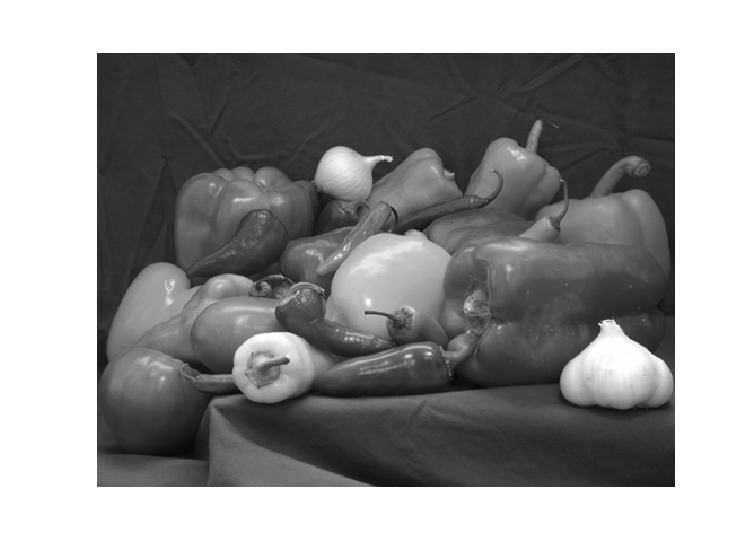
%> input picture Trabajos_Sistemas_lineales/LAB03_IMAGENES_AUD_VID/Imagen/pepper_Gris.png, 746 x 560 px
$ octave img_distor.m   (GNU Octave 9; MATLAB toolbox functions it lacks are replaced by stand-ins)
%> lines starting %> are read from the running program, lines starting %| are printed output that depends on the picture

Im = imread('pepper_Gris.png');
%> Im is the input picture: size 560x746x3 uint8; min 8, max 255, mean 150.9

J = imnoise(Im,'gaussian',0.1);
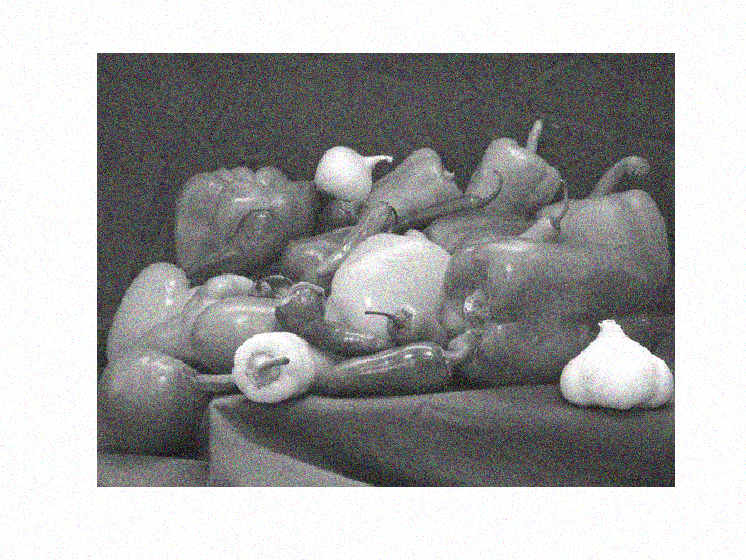
%> J: size 560x746x3 uint8; mean R, G, B 165.1, 165.2, 165.1
J2 = imnoise(Im,'gaussian',0.2);
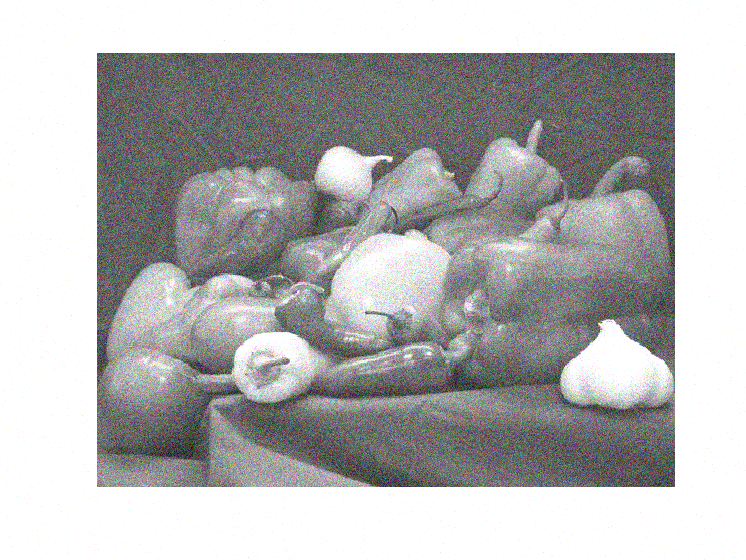
%> J2: size 560x746x3 uint8; mean R, G, B 180.8, 180.9, 180.8
J3 = imnoise(Im,'gaussian',0,0.3);
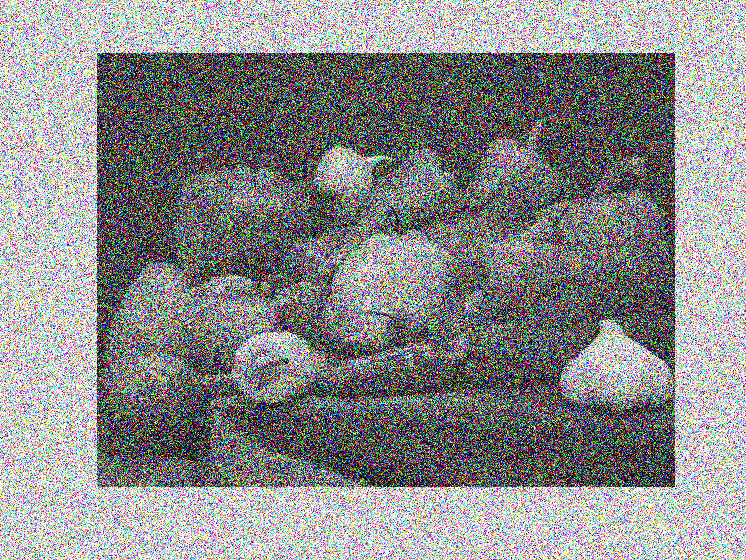
%> J3: size 560x746x3 uint8; mean R, G, B 139.9, 140.1, 140.2

figure()
imshow(J)
figure()
imshow(J2)
figure()
imshow(J3)

$ run again, with Trabajos_Sistemas_lineales/LAB03_IMAGENES_AUD_VID/Imagen/Color_Azul.png copied over Trabajos_Sistemas_lineales/LAB03_IMAGENES_AUD_VID/Imagen/pepper_Gris.png
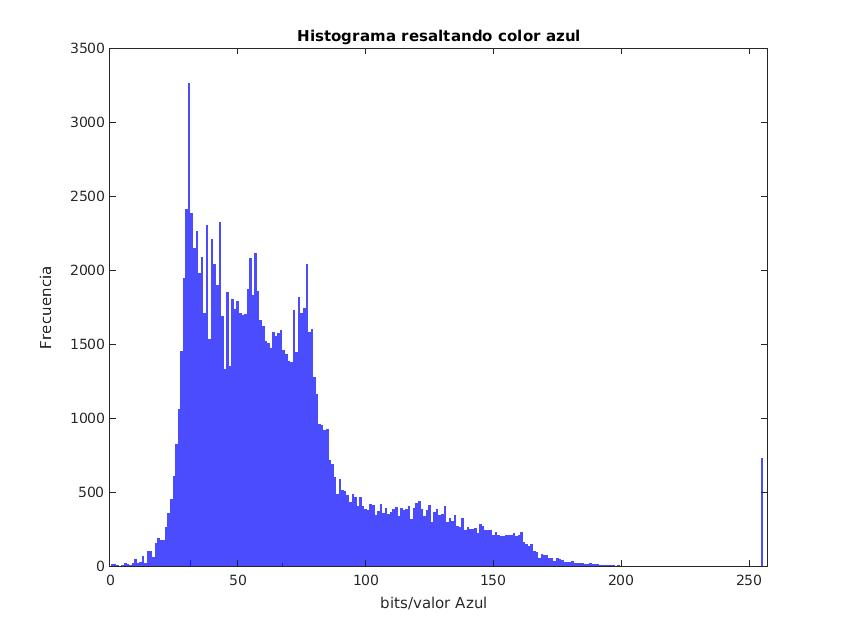
%> input picture Trabajos_Sistemas_lineales/LAB03_IMAGENES_AUD_VID/Imagen/Color_Azul.png, 848 x 636 px
%> Im is the input picture: size 636x848x3 uint8; mean R, G, B 235.7, 235.8, 251.9
%> `J2 = imnoise(Im,'gaussian',0.2);`:
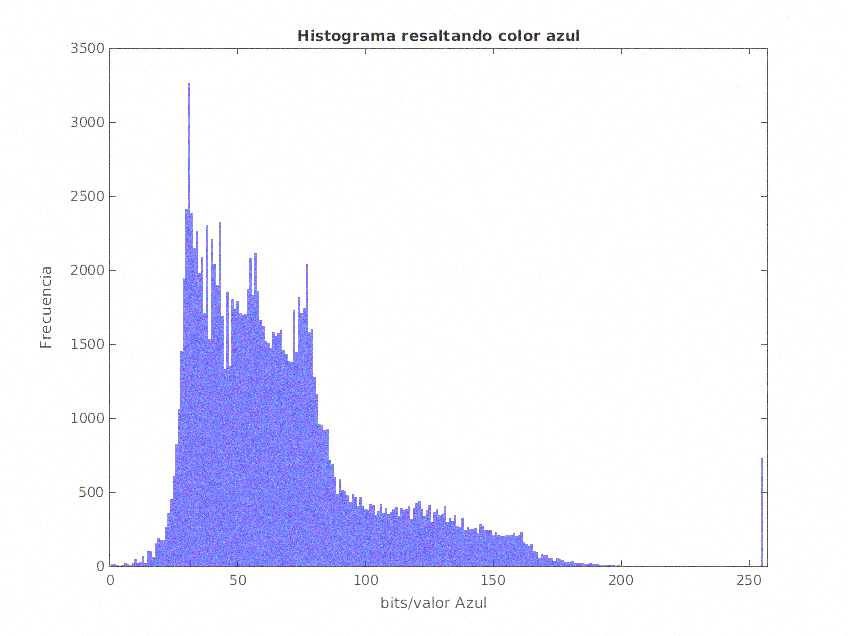
%> J2: size 636x848x3 uint8; mean R, G, B 241.1, 241.2, 253
%> `J3 = imnoise(Im,'gaussian',0,0.3);`:
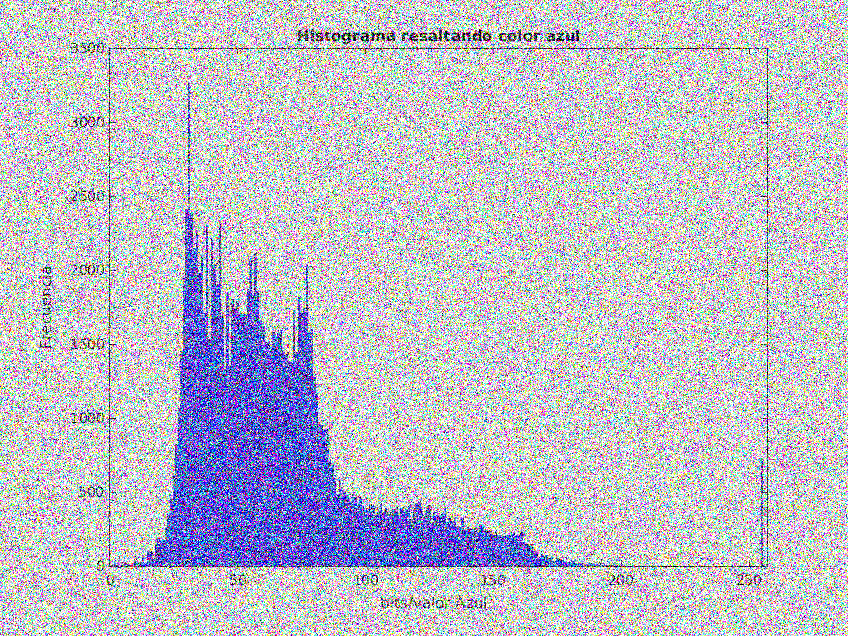
%> J3: size 636x848x3 uint8; mean R, G, B 189.9, 189.7, 199.4

$ run again, with Trabajos_Sistemas_lineales/LAB03_IMAGENES_AUD_VID/Imagen/Color_Verde.png copied over Trabajos_Sistemas_lineales/LAB03_IMAGENES_AUD_VID/Imagen/pepper_Gris.png
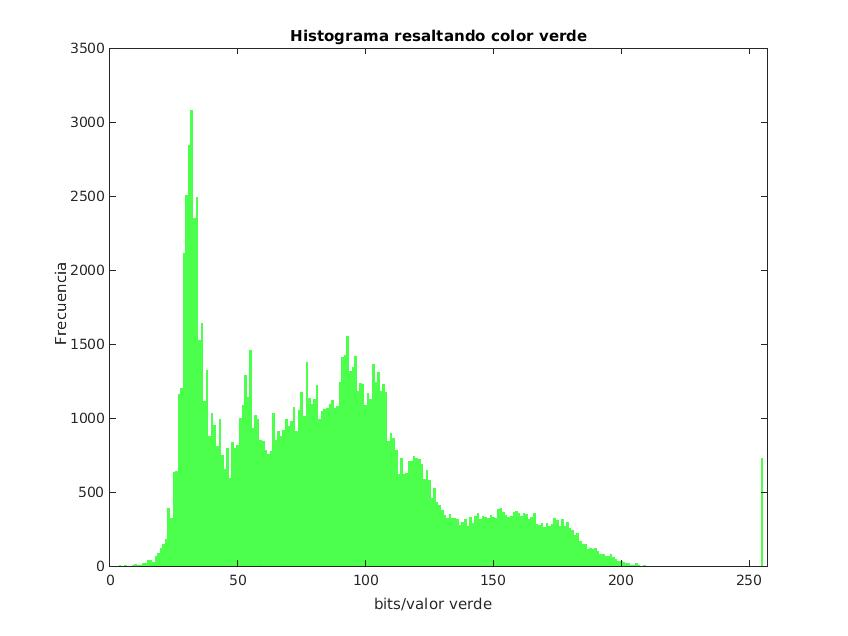
%> input picture Trabajos_Sistemas_lineales/LAB03_IMAGENES_AUD_VID/Imagen/Color_Verde.png, 848 x 636 px
%> Im is the input picture: size 636x848x3 uint8; mean R, G, B 235.7, 252.3, 235.8
%> `J2 = imnoise(Im,'gaussian',0.2);`:
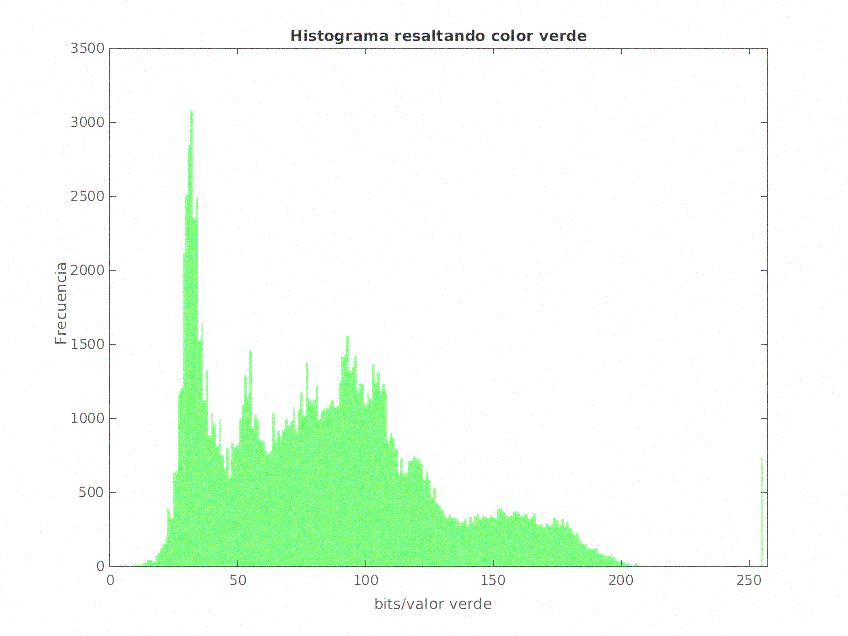
%> J2: size 636x848x3 uint8; mean R, G, B 241.3, 253.1, 241.5
%> `J3 = imnoise(Im,'gaussian',0,0.3);`:
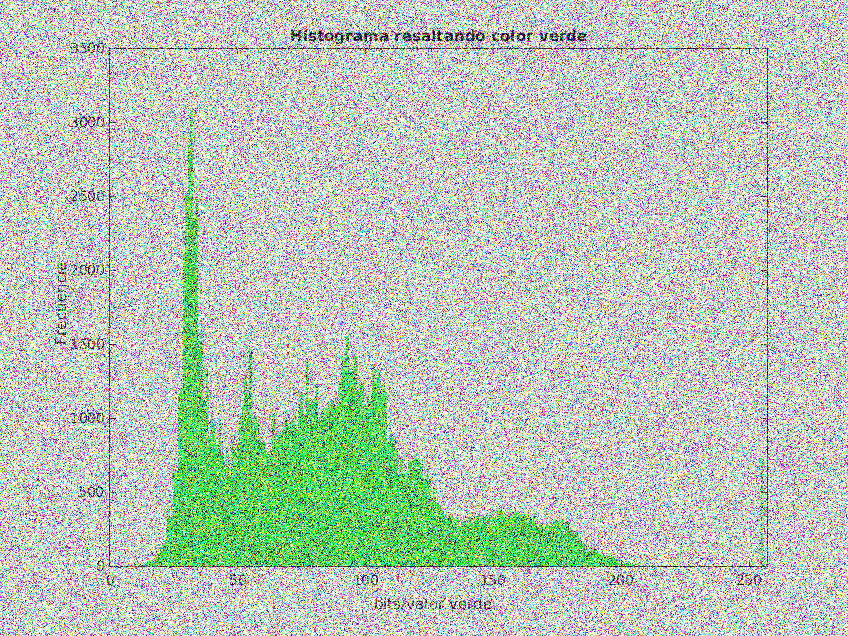
%> J3: size 636x848x3 uint8; mean R, G, B 189.9, 199.5, 189.8

$ run again, with Trabajos_Sistemas_lineales/LAB03_IMAGENES_AUD_VID/Imagen/Color_rojo.png copied over Trabajos_Sistemas_lineales/LAB03_IMAGENES_AUD_VID/Imagen/pepper_Gris.png
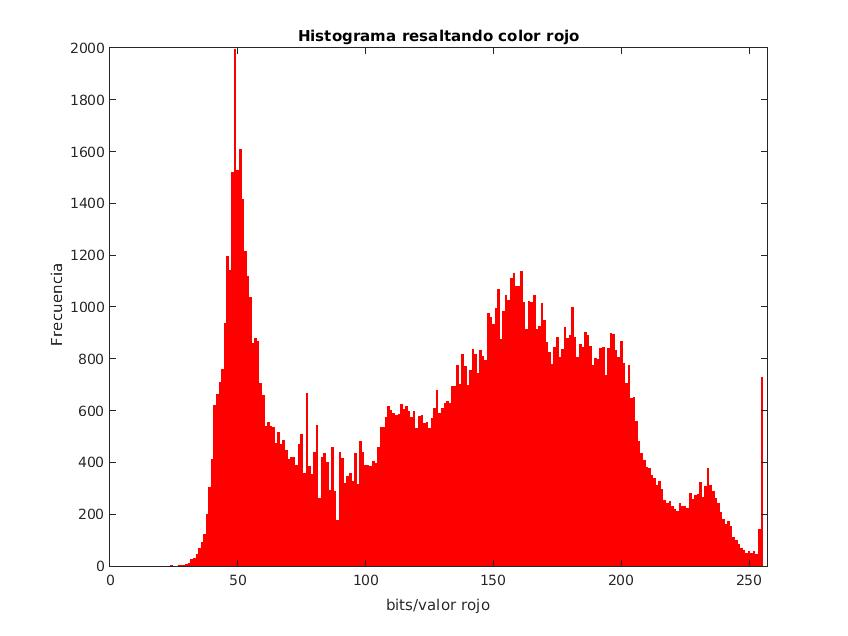
%> input picture Trabajos_Sistemas_lineales/LAB03_IMAGENES_AUD_VID/Imagen/Color_rojo.png, 848 x 636 px
%> Im is the input picture: size 636x848x3 uint8; mean R, G, B 251.5, 210.6, 210.5
%> `J2 = imnoise(Im,'gaussian',0.2);`:
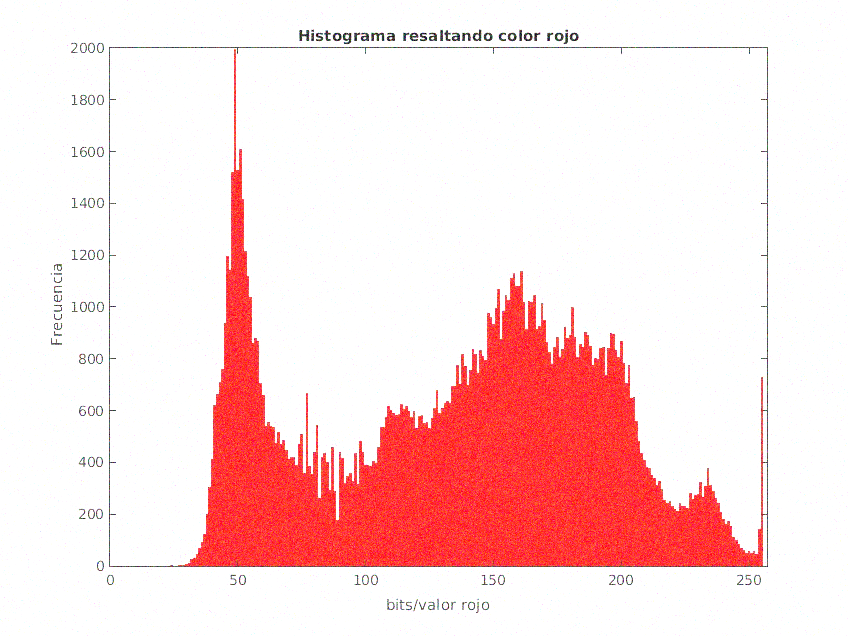
%> J2: size 636x848x3 uint8; mean R, G, B 252.9, 219.9, 219.9
%> `J3 = imnoise(Im,'gaussian',0,0.3);`:
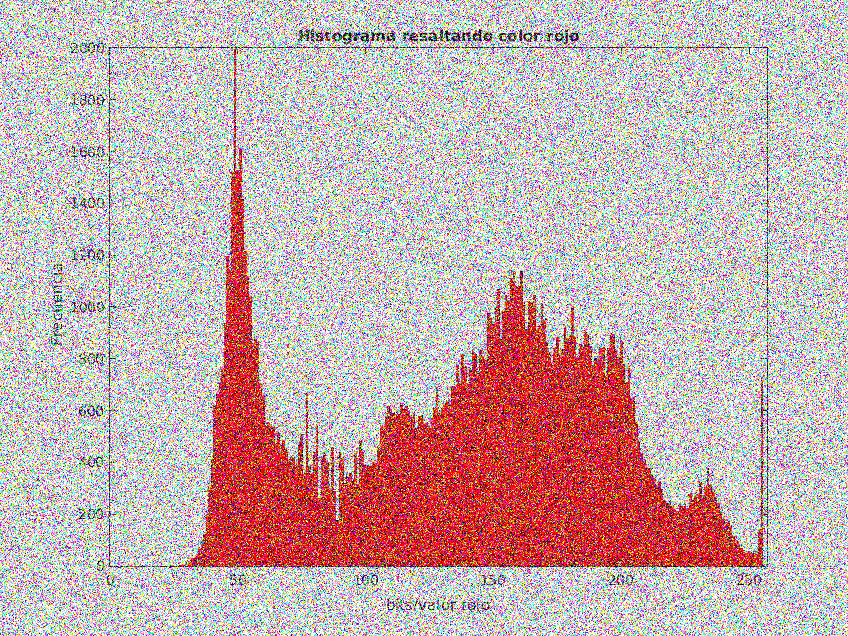
%> J3: size 636x848x3 uint8; mean R, G, B 199.3, 175.4, 175.4
